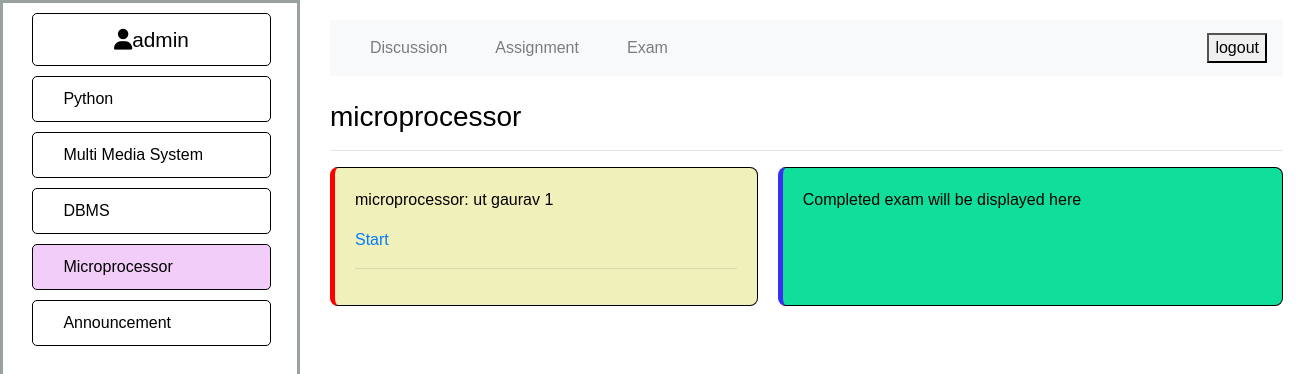
Before: /microprocessor/exam/ (signed in) with the older database file.
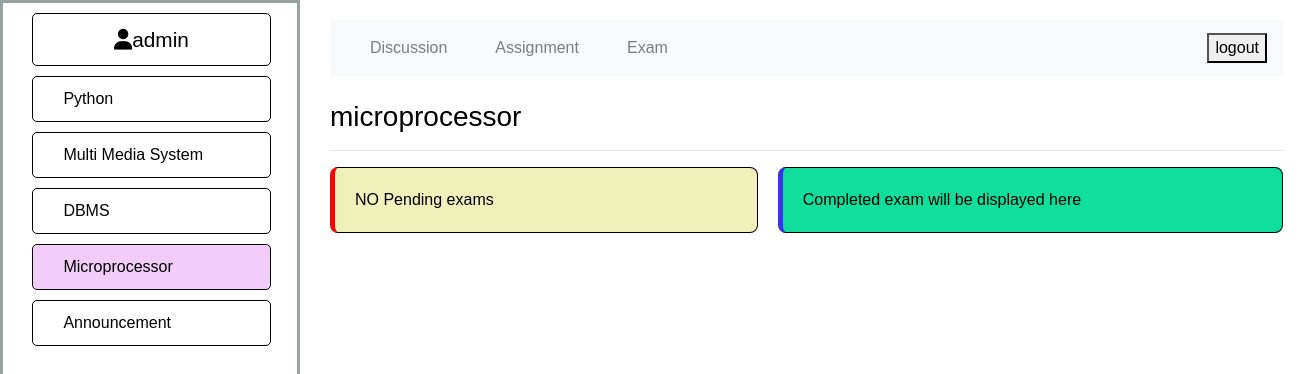
After: the same page with the newer database file.
### exam/models.py (models this page shows, shortened)
class Exam(models.Model):
    name = models.CharField(max_length=120)
    subject = models.ForeignKey(Subject, on_delete=models.CASCADE)
    number_of_questions = models.IntegerField(default=10)
    required_score_pass =models.IntegerField(default=40,)
    time = models.IntegerField(help_text="duration of test in minutes")
    def __str__(self):
        return f"{self.subject}: {self.name}"

### classroom/models.py (models this page shows, shortened)
class Subject(models.Model):
    name = models.CharField(max_length=25)
    def __str__(self):
        return self.name

### exam/views.py (the view)
# urls.py: path('', views.index, name='announcement-index'),
@login_required
def index(request, subject):
    sub = Subject.objects.get(name=subject)
    user = request.user
    exams_taken = Result.objects.filter(user=user).values_list('exam_id', flat=True)
    new_exams = Exam.objects.filter(subject=sub.pk).exclude(id__in=exams_taken)
    completed_exam_list = []
    for exam_id in exams_taken:
        exam = Exam.objects.get(pk=exam_id)
        if str(exam.subject) == subject:
            completed_exam_list.append(exam.name)
        else:
            pass
    context = {
        'subject': subject,
        'user':user,
        'exams_taken':exams_taken,
        'new_exam': new_exams,
        'completed_exam_list':completed_exam_list,
    }
    return render(request,'exam/exam_index.html', context)

### exam/templates/exam/exam_index.html (shortened to what this page needs)
{% extends 'classroom/base.html' %}
{% block main %}
<h3>{{subject}}</h3>
<hr>
<div class="exam-index">
    <div class="new-exams">
        {% for exam in new_exam %}
        <div class="new-exam-items">
            <p>{{exam}}</p>
            <a href="{% url 'exam-view' subject exam.pk  %}">Start</a>
            <hr>
        </div>
        {% endfor %}
        {% if not new_exam %}
            NO Pending exams
        {% endif %}
    </div>
<div class="exam_taken">
{% if not completed_exam_list %}
Completed exam will be displayed here
{% endif %}
{% endblock main %}

Changed rows visible on the page:
removed Exam: subject+name "microprocessor: ut gaurav 1"
Other visible differences:
text now shown: "NO Pending exams"
